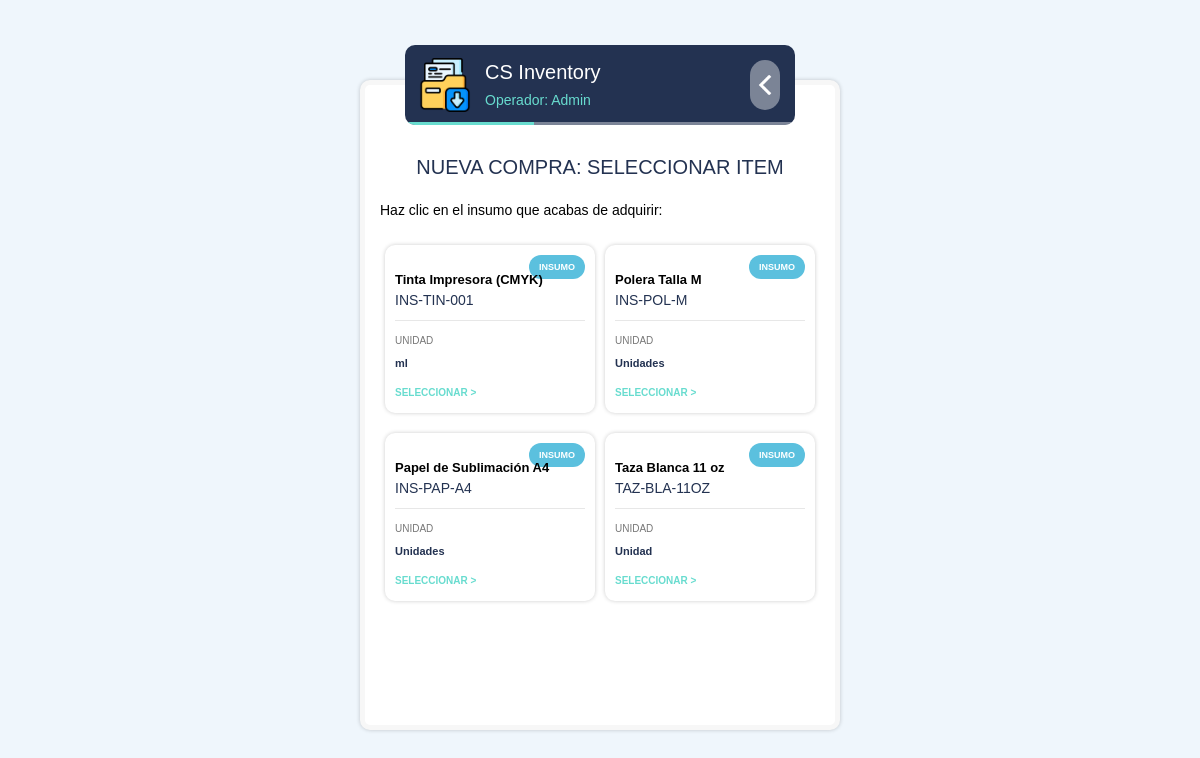
Screenshot of /control/compra/c-compra-new.php (signed in) with the database file from the repository.
### tables this page shows
CREATE TABLE `usuario` (
  `idUsuario` int(11) NOT NULL,
  `hashUsuario` varchar(50) DEFAULT NULL,
  `nombre` varchar(100) NOT NULL,
  `username` varchar(100) NOT NULL,
  `pswd` blob NOT NULL,
  `idPerfil` int(11) NOT NULL,
  `estado` enum('Activo','Inactivo') NOT NULL
);

CREATE TABLE `productos` (
  `idProducto` int(11) NOT NULL,
  `hashProducto` varchar(64) NOT NULL,
  `nombre` varchar(100) NOT NULL,
  `sku` varchar(50) DEFAULT NULL,
  `unidad_medida` varchar(20) DEFAULT NULL,
  `tipo` enum('Insumo','Producto Final') DEFAULT 'Insumo',
  `estado` tinyint(1) DEFAULT 1,
  `deleted_at` timestamp NULL DEFAULT NULL
);

### model/data/DB.php (called while the page is built, shortened)
<?php
class DataBase
{
    private $serverName = "localhost:3306";
    private $user = "root";
    private $pswd = "";
    private $dbName = "creative_spot_db";
    private $link = null;
    private $op = 1;
    public function Open()
    {
        if ($this->link instanceof mysqli) {
            return $this->link;
        }
        if ($this->op === 1) {
            $this->link = mysqli_connect(
                $this->serverName,
                $this->user,
                $this->pswd,
                $this->dbName
            );
            mysqli_set_charset($this->link, "utf8mb4");
        }
        return $this->link;
    }
    public function query(string $sql, string $types = '', array $params = [])
    {
        $link = $this->Open();
        if (!empty($params)) {
            $stmt = mysqli_prepare($link, $sql);
            mysqli_stmt_bind_param($stmt, $types, ...$params);
            mysqli_stmt_execute($stmt);
            $result = mysqli_stmt_get_result($stmt);
            if ($result !== false) {
                return $result;
            }
            return true;
        }
        return mysqli_query($link, $sql);
    }
    public function fetchOne(string $sql, string $types = '', array $params = []): ?array
    {
        $result = $this->query($sql, $types, $params);
        if ($result instanceof mysqli_result) {
            $row = mysqli_fetch_assoc($result);
            return $row ?: null;
        }
        return null;
    }
    public function Execute($_sql)
    {
        return $this->query($_sql);
    }
    public function ContainsData($res)
    {
        if ($res instanceof mysqli_result) {
            return mysqli_num_rows($res) > 0;
        }
        return false;
    }
    public function DataListStructure($_res)
    {
        $ret = [];
        if ($_res instanceof mysqli_result) {
            while ($row = mysqli_fetch_assoc($_res)) {
                $ret[] = $row;
            }
        }
        return $ret;
    }
}
?>

### control/compra/c-compra-new.php (called while the page is built, shortened)
<?php
require_once __DIR__ . "/../auth-user.php";
require_once "../../model/RN_Producto.php";
require_once "../config-app.php";
$oUsuario = auth_require_domain_user("../c-panel.php", "compra", "manage");
$oRN_Producto = new RN_Producto();
$listaInsumos = $oRN_Producto->GetListInsumo();
include_once "../../view/compra/v-compra-new.php";
?>

### model/RN_Producto.php (called while the page is built, shortened)
<?php
require_once "data/Producto.php";
require_once "data/DB.php";
class RN_Producto extends DataBase {
    function GetListInsumo(){
        $sql = "SELECT * FROM productos WHERE estado = 1 AND deleted_at IS NULL AND tipo = 'Insumo'";
        $res = $this->Execute($sql);
        $list = array();
        if ($this->ContainsData($res)){
            $data = $this->DataListStructure($res);
            foreach ($data as $item) {
                $list[] = new Producto(
                    $item["idProducto"],
                    $item["hashProducto"],
                    $item["nombre"],
                    $item["sku"],
                    $item["unidad_medida"],
                    $item["tipo"],
                    $item["estado"]
                );
            }
        }
        return $list;
    }
}
?>

### model/data/Producto.php (called while the page is built, shortened)
<?php
class Producto{
    function __construct($_idProducto, $_hashProducto, $_nombre, $_sku, $_unidad_medida, $_tipo, $_estado)
    {
        $this->hashProducto = $_hashProducto;
        $this->nombre = $_nombre;
        $this->sku = $_sku;
        $this->unidad_medida = $_unidad_medida;
        $this->tipo = $_tipo;
    }
}
?>

### control/config-app.php (called while the page is built, shortened)
<?php
$appTitle = "CS Inventory";
?>

### control/auth-session.php (called while the page is built, shortened)
<?php
function auth_is_https()
{
    return false;
}
function auth_start_session()
{
    $params = session_get_cookie_params();
}
function auth_user()
{
    if (isset($_SESSION['auth']) && is_array($_SESSION['auth']) && !empty($_SESSION['auth']['logged_in'])) {
        return $_SESSION['auth'];
    }
    return null;
}
?>

### control/auth-guard.php (called while the page is built, shortened)
<?php
require_once __DIR__ . "/auth-session.php";
function auth_require_login($redirect = "../index.php")
{
    $user = auth_user();
    return $user;
}
?>

### control/authz.php (called while the page is built, shortened)
<?php
require_once __DIR__ . "/auth-guard.php";
function authz_action_roles()
{
    return [
        'dashboard.view' => [1, 2],
        'almacen.view' => [1],
        'almacen.manage' => [1],
        'producto.view' => [1],
        'producto.manage' => [1],
        'receta.view' => [1],
        'receta.manage' => [1],
        'compra.view' => [1, 2],
        'compra.manage' => [1, 2],
        'inventario.view' => [1, 2],
        'inventario.manage' => [1],
        'movimiento.view' => [1, 2],
        'movimiento.manage' => [1],
        'produccion.view' => [1, 2],
        'produccion.manage' => [1, 2],
        'support.view' => [1],
        'support.manage' => [1],
    ];
}
function auth_role_id($authUser = null)
{
    return (int)$authUser['role_id'];
}
function auth_can_action($resource, $action = 'view', $authUser = null)
{
    $rolesByAction = authz_action_roles();
    $roleId = auth_role_id($authUser);
    $key = $resource . '.' . $action;
    return in_array($roleId, $rolesByAction[$key], true);
}
function auth_require_action($resource, $action = 'view', $redirect = "../c-panel.php")
{
    $authUser = auth_require_login($redirect);
    return $authUser;
}
?>

### control/auth-user.php (called while the page is built, shortened)
<?php
require_once __DIR__ . "/authz.php";
require_once __DIR__ . "/../model/RN_Usuario.php";
function auth_require_domain_user($redirect = "../index.php", $module = null, $action = 'view')
{
    if ($module === null) {
        $authUser = auth_require_login($redirect);
    } else {
        $authUser = auth_require_action($module, $action, $redirect);
    }
    $userRepo = new RN_Usuario();
    $oUsuario = $userRepo->GetData($authUser['user_hash']);
    return $oUsuario;
}
?>

### model/RN_Usuario.php (called while the page is built, shortened)
<?php
require_once "data/Usuario.php";
require_once "data/DB.php";
class RN_Usuario extends DataBase
{
    function GetData($hashUsuario)
    {
        $sql = "SELECT idUsuario, hashUsuario, nombre, username, pswd, idPerfil, estado
                FROM usuario
                WHERE hashUsuario = ?
                LIMIT 1";
        $item = $this->fetchOne($sql, "s", [$hashUsuario]);
        $plainPassword = "";
        if ($this->isPasswordHash($item["pswd"])) {
            $plainPassword = "";
        }
        return new Usuario(
            $item["idUsuario"],
            $item["hashUsuario"],
            $item["nombre"],
            $item["username"],
            $plainPassword,
            $item["idPerfil"],
            $item["estado"]
        );
    }
    private function isPasswordHash($value)
    {
        return password_get_info($value)["algo"] !== null;
    }
}
?>

### model/data/Usuario.php (called while the page is built, shortened)
<?php
class Usuario{
    function __construct($idUsuario, $hashUsuario, $nombre, $username, $pswd, $idPerfil, $estado)
    {
        $this->nombre = $nombre;
    }
}
?>

### view/compra/v-compra-new.php (the view, shortened to what this page needs)
<?php
$nomUsuario = $oUsuario->nombre;
$title = "Nueva Compra: Seleccionar Item";
$content = "";
foreach($listaInsumos as $oProducto){
    $hashProducto = $oProducto->hashProducto;
    $nomProducto = $oProducto->nombre;
    $sku = $oProducto->sku;
    $tipo = $oProducto->tipo;
    $uMedida = $oProducto->unidad_medida;
    $badgeColor = ($tipo == 'Insumo') ? '#5bc0de' : '#5cb85c';
    $content .= "
    <div class='x-2'>
        <a href='c-compra-new-step2.php?param=" . $hashProducto . "' style='text-decoration:none;'>
            <div class='card' style='height:160px; position:relative;'>
                <span class='badge' style='background:".$badgeColor."; position:absolute; top:10px; right:10px; font-size:9px;'>".$tipo."</span>
                <div class='card-title' style='margin-top:15px; font-size:13px;'>" . $nomProducto . "</div>
                <div class='card-subtitle'>" . $sku . "</div>
                <div class='separator'></div>
                <div class='data-label'>Unidad</div>
                <div class='data-value' style='font-size:11px;'>" . $uMedida . "</div>
                <div style='margin-top:10px; color:#68dccf; font-weight:bold; font-size:10px;'>SELECCIONAR ></div>
            </div>
        </a>
    </div>";
}
?>
<!DOCTYPE HTML>
<html>
<head>
    <link rel='stylesheet' href='../../view/css/main.css' />
</head>
<body>
<div class='ctn-form'>
    <div class='form-header'>
        <div class='ctn-icon'><div class='icon'></div></div>
        <div class='form-title'><?php echo $appTitle; ?></div>
        <div class='form-subtitle'>Operador: <?php echo $nomUsuario ?></div>
        <div class='bar'><div class='step' style='width:33%;'></div></div>
        <a href='c-compra-list.php'><div class='btn-back'></div></a>
    </div>
    <div class='form-content card-grid'>
        <div class='title'><?php echo $title ?></div>
        <div class='card-text' style='margin-bottom:15px;'>Haz clic en el insumo que acabas de adquirir:</div>
        <?php echo $content ?>
    </div>
</div>
</body>
</html>

### view/css/main.css (style rules this page uses)
* { box-sizing: border-box; }
body { margin:0px; border:0px; font-size:62.5%; background: #eff6fc; }
.ctn-form { position: fixed; top:80px; left:calc(50% - 240px); width:480px; height:calc(100% - 150px); background: #ffffff; border:5px solid #f7f7f7; border-radius:10px; box-shadow: 0px 0px 4px rgba(0, 0, 0, 0.2); padding:10px; animation: anim-form 1s linear forwards; }
.form-header { position: absolute; top:-40px; left:40px; height:80px; width:calc(100% - 80px); background: #233251; border-radius:10px; overflow: hidden; padding-left:80px; z-index:1; }
.form-header .ctn-icon { position: absolute; top:10px; left:10px; width:60px; height:60px; border-radius:10px; }
.ctn-icon .icon { position: relative; width:100%; height:100%; background: url('../img/csinventory.png') no-repeat center; background-size: 90%; }
.form-title { position: relative; margin-top:15px; font-family:arial; font-size:20px; line-height:25px; color:#ffffff; }
.form-subtitle { position: relative; margin-top:5px; font-family:arial; font-size:14px; line-height:20px; color:#68dccf; }
.form-header .bar { position: absolute; bottom:0px; left:0px; width:100%; height:3px; background: rgba(255,255,255,0.4); }
.bar .step { width:100px; height:3px; background: #68dccf; }
.btn-back { position: absolute; top:15px; right:15px; width:30px; height:50px; border-radius:15px; background: rgba(255,255,255,0.4) url('../img/icon/back-white.png') no-repeat center; background-size: 20px; cursor:pointer; }
.form-content { position: relative; width:100%; height:100%; padding:60px 5px 100px 5px; scrollbar-color: #233251 rgba(255, 255, 255, 0.1); scrollbar-width: thin; overflow-x: hidden; overflow-y: auto; }
.x-1, .x-2, .x-4 { margin-bottom:10px; }
.x-2 { position: relative; float:left; width:50%; padding-left:5px; padding-right:5px; }
.x-2:nth-child(odd) { left:-100%; animation: anim-in-left 0.5s 1s linear forwards; }
.x-2:nth-child(even) { right:-100%; animation: anim-in-right 0.5s 1s linear forwards; }
.title { position: relative; margin-bottom:10px; font-family:arial; font-size:20px; line-height:25px; color:#233251; text-align: center; text-transform: uppercase; }
.data-label { margin-top:10px; }
.card { position: relative; margin-top:10px; width:100%; height:auto !important; min-height:60px; background: #ffffff; border-radius:10px; box-shadow: 0px 0px 4px rgba(0, 0, 0, 0.2); padding:10px; font-family:arial; font-size:14px; line-height: 20px; overflow:visible; transition: all 0.3s ease; }
.card-title { display: flex; justify-content: space-between; align-items: center; position: relative; width:100%; float:left; font-family:arial; font-weight:bold; font-size:15px; line-height: 20px; color:#000000; }
.card-subtitle { position: relative; font-family:arial; font-size:14px; line-height: 20px; color:#233251; }
.card-text { position: relative; margin-top:20px; font-family:arial; font-size:14px; line-height: 20px; color:#000000; }
.separator { position: relative; width:100%; height:1px; background: #e7e7e7; margin-top:10px; margin-bottom:10px; }
.badge { display: inline-block; padding: 2px 10px; border-radius: 12px; font-family: arial; font-size: 11px; font-weight: bold; color: #ffffff; text-transform: uppercase; }
.data-label { font-size: 10px; color: #777; text-transform: uppercase; margin-bottom: 2px; }
.data-value { font-size: 14px; font-weight: bold; color: #233251; }

### rows the page displays
usuario: nombre "Admin"
productos: tipo "INSUMO", nombre "Tinta Impresora (CMYK)", sku "INS-TIN-001", unidad_medida "ml"
productos: tipo "INSUMO", nombre "Polera Talla M", sku "INS-POL-M", unidad_medida "Unidades"
productos: tipo "INSUMO", nombre "Papel de Sublimación A4", sku "INS-PAP-A4", unidad_medida "Unidades"
productos: tipo "INSUMO", nombre "Taza Blanca 11 oz", sku "TAZ-BLA-11OZ", unidad_medida "Unidad"

### other values shown
$appTitle "CS Inventory"
$title "NUEVA COMPRA: SELECCIONAR ITEM"
